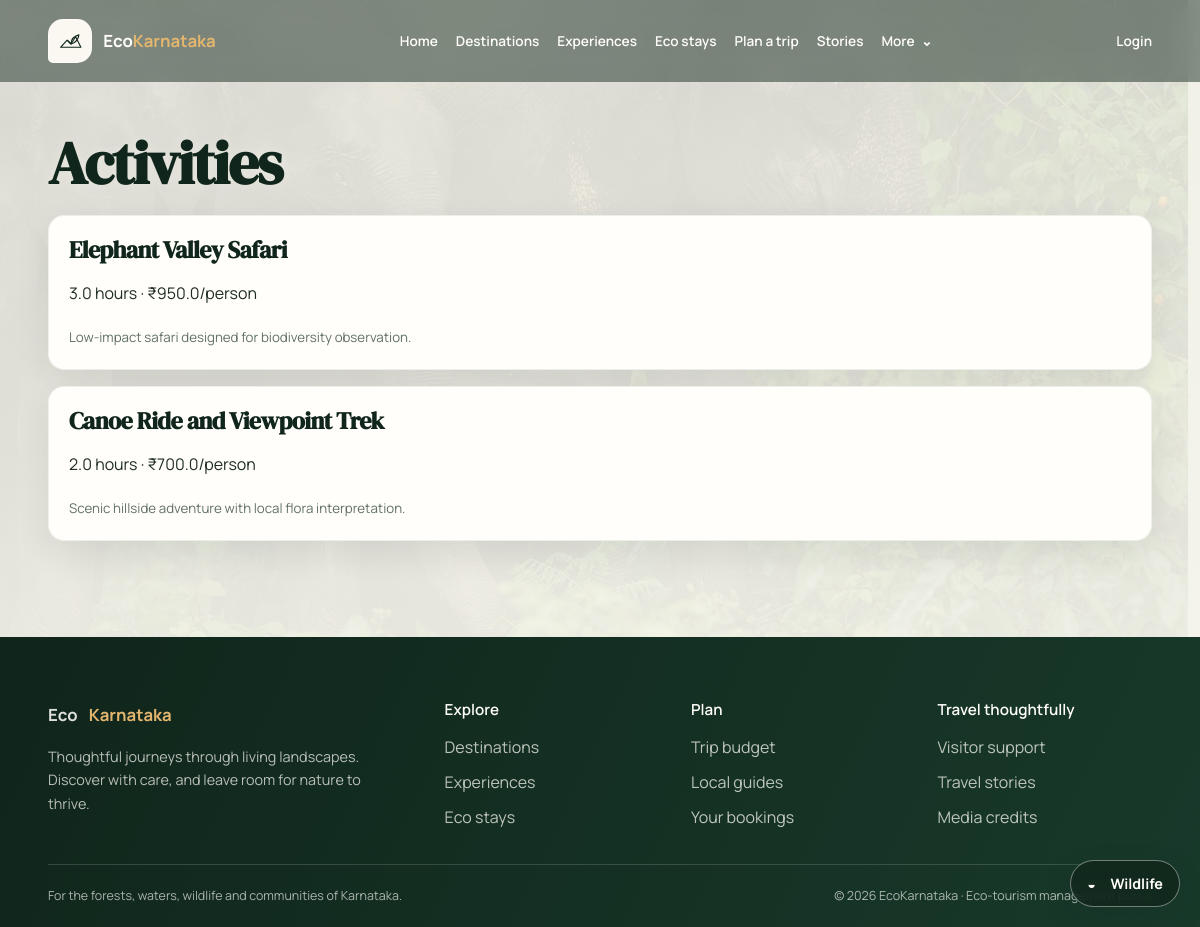
The app's page /activities with its own data.
### app/models.py (models this page shows)
class Activity(SQLModel, table=True):
    id: Optional[int] = Field(default=None, primary_key=True)
    place_id: int = Field(foreign_key="place.id")
    name: str
    description: str
    price_per_person: float
    duration_hours: float = 1.0
    difficulty: str = "easy"
    max_group_size: int = 10
    season: str = "all-season"

### app/routers/bookings.py (the view)
@router.get("/activities")
def activities_page(request: Request, db: Session = Depends(get_db)):
    user = get_current_user_optional(request, db)
    activities = db.exec(select(Activity)).all()
    return request.app.state.templates.TemplateResponse("activities.html", {"request": request, "user": user, "activities": activities})

### app/templates/activities.html (shortened to what this page needs)
{% extends "base.html" %}
{% block content %}
<h1>Activities</h1>
{% for activity in activities %}
  <article class="review-item">
    <h3>{{ activity.name }}</h3>
    <p>{{ activity.duration_hours }} hours · ₹{{ activity.price_per_person }}/person</p>
    <small>{{ activity.description }}</small>
  </article>
{% endfor %}
{% endblock %}

### app/static/css/tokens.css (style rules this page uses)
:root { color-scheme: light; --eco-forest-950: #10251b; --eco-forest-900: #183a2b; --eco-forest-800: #24513a; --eco-moss-600: #527b56; --eco-moss-400: #85a783; --eco-teak-700: #75563f; --eco-cream-100: #faf8f1; --eco-cream-200: #f0ede2; --eco-white: #fffefa; --eco-ink: #202c25; --eco-muted: #617068; --eco-sunrise: #e3b66f; --eco-monsoon: #4d8581; --eco-success: #3e7956; --eco-warning: #9b6d24; --eco-error: #a54542; --eco-info: #376d7a; --eco-space-1: 0.5rem; --eco-space-2: 1rem; --eco-space-3: 1.5rem; --eco-space-4: 2rem; --eco-space-5: 3rem; --eco-space-6: 4rem; --eco-space-7: 6rem; --eco-space-8: 8rem; --eco-radius-sm: 0.65rem; --eco-radius-md: 1rem; --eco-radius-lg: 1.35rem; --eco-radius-xl: 2rem; --eco-radius-pill: 999px; --eco-shadow-soft: 0 12px 34px rgba(16, 37, 27, 0.09); --eco-shadow-card: 0 22px 54px rgba(16, 37, 27, 0.15); --eco-focus: 0 0 0 3px rgba(227, 182, 111, 0.65); --eco-font-display: "DM Serif Display", Georgia, serif; --eco-font-body: "Manrope", "Segoe UI", system-ui, sans-serif; --eco-text-xs: 0.78rem; --eco-text-sm: 0.9rem; --eco-text-base: 1rem; --eco-text-lg: 1.2rem; --eco-text-xl: clamp(1.65rem, 3vw, 2.45rem); --eco-text-display: clamp(3rem, 7vw, 6.5rem); --eco-content-width: 1320px; }

### app/static/css/base.css (style rules this page uses)
*, *::before, *::after { box-sizing: border-box; }
html { min-width: 320px; scroll-behavior: smooth; scrollbar-color: var(--eco-moss-600) var(--eco-cream-100); scrollbar-width: thin; }
body { min-height: 100vh; margin: 0; color: var(--eco-ink); background: var(--eco-cream-100); font-family: var(--eco-font-body); font-size: var(--eco-text-base); line-height: 1.65; -webkit-font-smoothing: antialiased; text-rendering: optimizeLegibility; }
h1, h2, h3, h4, h5, h6 { margin: 0 0 var(--eco-space-2); color: var(--eco-forest-950); font-family: var(--eco-font-display); font-weight: 600; line-height: 1.18; letter-spacing: -0.025em; }
h1 { font-size: clamp(2.2rem, 5vw, 4rem); }
h3 { font-size: clamp(1.25rem, 2vw, 1.65rem); }
p { max-width: 75ch; margin: 0 0 var(--eco-space-2); }

### app/static/css/components.css (style rules this page uses)
.review-item, .review-snippet, .mini-card, .dashboard-list-item, .stat-box, .place-facts { margin-bottom: 1rem; padding: 1.25rem; border: 1px solid rgba(36, 81, 58, 0.08); border-radius: var(--eco-radius-md); background: var(--eco-white); box-shadow: var(--eco-shadow-soft); }

### app/static/css/background.css (style rules this page uses)
.page-immersive { background: transparent; }
.page-immersive:not(:has(.hero-banner)) .page-body > h1:first-child, .page-immersive:not(:has(.hero-banner)) .page-body > h2, .page-immersive:not(:has(.hero-banner)) .page-body > section > h2 { text-shadow: 0 1px 12px rgba(250, 248, 241, 0.4); }

### app/static/css/utilities.css (style rules this page uses)
.review-item small { color: var(--eco-muted); }

### records on screen
Activity: name "Elephant Valley Safari", duration_hours "3.0", price_per_person "950.0", description "Low-impact safari designed for biodiversity observation."
Activity: name "Canoe Ride and Viewpoint Trek", duration_hours "2.0", price_per_person "700.0", description "Scenic hillside adventure with local flora interpretation."
